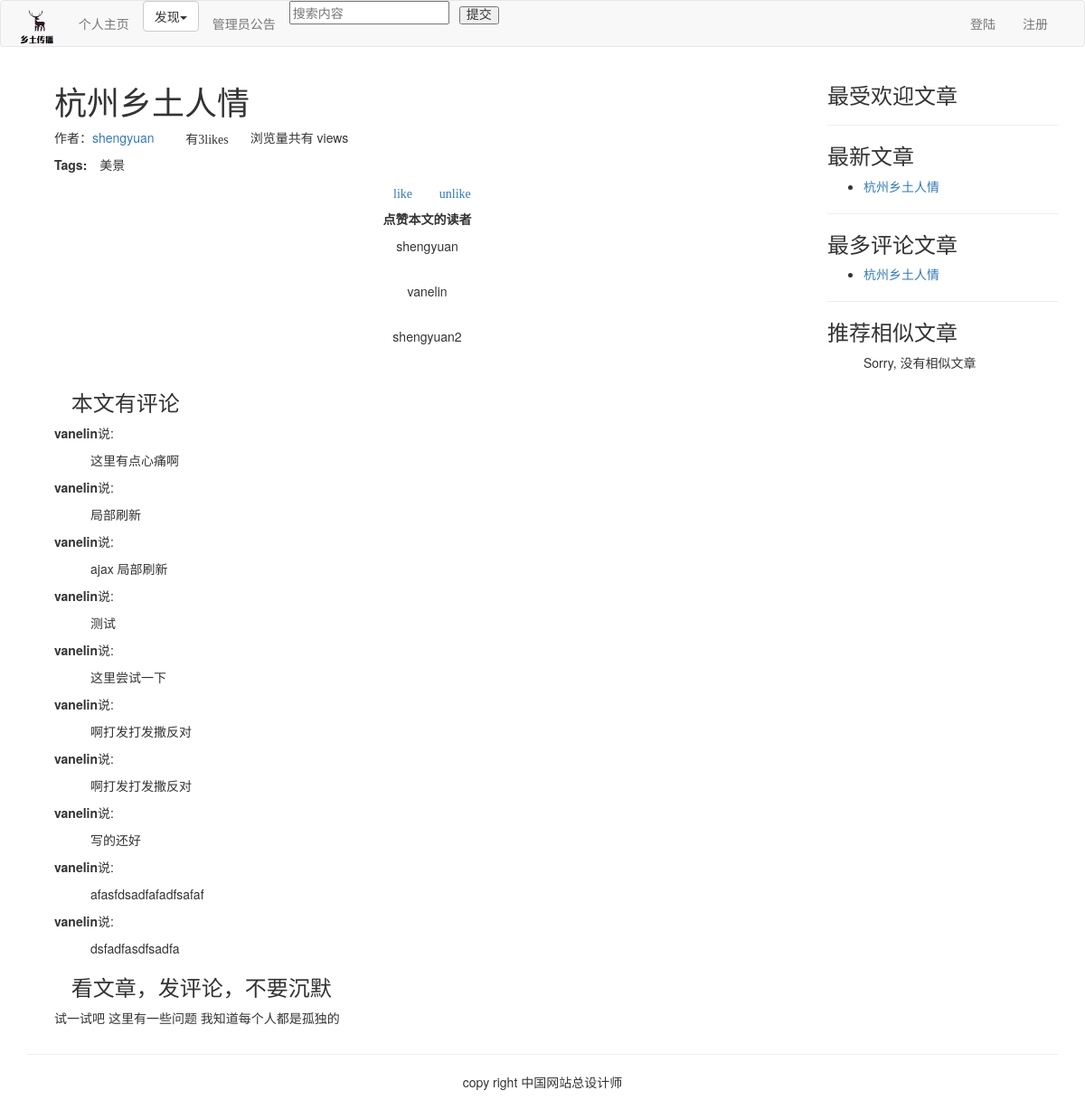
Page /article/article-content/2/Hang-Zhou-Xiang-Tu-Ren-Qing/ on the earlier database version.
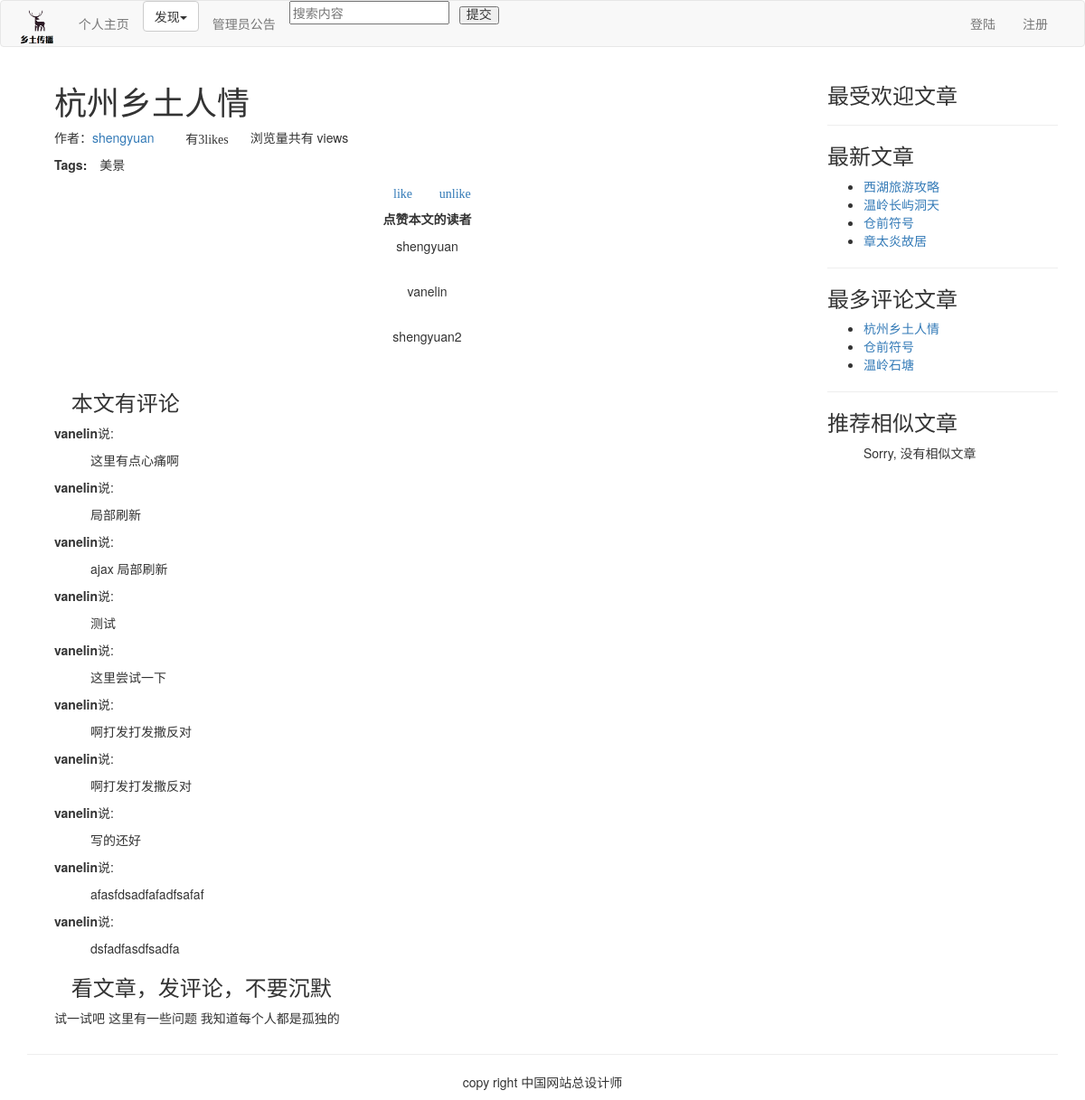
Same page on the later database version.
### article/models.py (models this page shows, shortened)
class Comment(models.Model):
    article = models.ForeignKey(ArticlePost, on_delete=models.CASCADE, related_name="comments")
    commentator = models.ForeignKey(User, on_delete=models.CASCADE,related_name="articles_commentators", blank=True)
    body = models.TextField()
    created = models.DateTimeField(auto_now_add=True)
    isreplaied = models.IntegerField(default=0)
    like = models.ManyToManyField(User, related_name="comment_like", blank=True)
    class Meta:
        ordering = ('-created',)

class ArticlePost(models.Model):
    author = models.ForeignKey(User, on_delete=models.CASCADE, related_name="article")
    title = models.CharField(max_length=200)
    slug = models.SlugField(max_length=500)
    column = models.ForeignKey(ArticleColumn, on_delete=models.CASCADE, related_name="article_column")
    body = models.TextField()
    created = models.DateTimeField(default=timezone.now)
    updated = models.DateTimeField(auto_now=True)
    users_like = models.ManyToManyField(User, related_name="articles_like", blank=True)
    article_tag = models.ManyToManyField(ArticleTag, related_name='article_tag', blank=True)
    class Meta:
        ordering = ("-updated",)
        index_together = (('id', 'slug'),)
    def get_url_path(self):
        return reverse("article:article_content", args=[self.id, self.slug])

class ArticleTag(models.Model):
    author = models.ForeignKey(User, on_delete=models.CASCADE, related_name="tag")
    tag = models.CharField(max_length=500)
    def __str__(self):
        return self.tag

### article/list_views.py (the view)
# urls.py: re_path('article-detail/(?P<id>\d+)/(?P<slug>[-\w]+)/$', views.article_detail, name="article_detail"),
def article_detail(request, id, slug):
    article = get_object_or_404(ArticlePost, id=id, slug=slug)
    total_views = r.incr("article:{}:views".format(article.id))
    r.zincrby('article_ranking', 1, article.id) # 有序集合
    article_ranking = r.zrange("article_ranking", 0, -1, desc=True)[:10]
    article_ranking_ids = [int(id) for id in article_ranking]
    most_viewed = list(ArticlePost.objects.filter(id__in=article_ranking_ids))
    most_viewed.sort(key=lambda x: article_ranking_ids.index(x.id))
    article_tags_ids = article.article_tag.values_list("id", flat=True)
    similar_articles = ArticlePost.objects.filter(article_tag__in=article_tags_ids).exclude(id=article.id)
    similar_articles = similar_articles.annotate(same_tags=Count("article_tag")).order_by('-same_tags', '-created')[:4]
    return render(request, "article/list/article_content.html",
                  {"article": article, "total_views": total_views, "most_viewed": most_viewed,  "similar_articles": similar_articles,"statue":0})

### article/templatetags/article_tags.py (called while the page is built)
@register.inclusion_tag('article/list/latest_articles.html')
def latest_articles(n=5):
    latest_articles = ArticlePost.objects.order_by("-created")[:n]
    return {"latest_articles": latest_articles}

@register.simple_tag
def most_commented_articles(n=3):
    return ArticlePost.objects.annotate(total_comments=Count('comments')).order_by("-total_comments")[:n]

### templates/article/list/article_content.html (shortened to what this page needs)
{% extends "base.html" %}
{% load article_tags %}
{% load staticfiles %}
{% block content %}
{% with total_likes=article.users_like.count users_like=article.users_like.all %}
<div class="container">
    <div class="col-md-9">
        <header>
            <h1>{{ article.title }}</h1>
            <p>
                作者：<a href="{% url 'article:author_articles' article.author.username %}">{{ article.author.username }}</a>
                <span style="margin-left:20px" class="glyphicon glyphicon-thumbs-up">有{{ total_likes }}like{{ total_likes|pluralize }}</span>
                <span style="margin-left:20px">浏览量共有{{ total_views }} view{{ total_views|pluralize}}</span>
            </p>
            <p><span style="margin-right: 10px"><strong>Tags:</strong></span> {{ article.article_tag.all | join:", "}}</p>
        </header>
        <link rel="stylesheet" href="{% static 'editor/css/editormd.preview.css' %}"/>
        <div>
            <p class="text-center">
                <a onclick="like_article({{article.id}}, 'like')" href="#">
                    <span class="glyphicon glyphicon-thumbs-up">like</span>
                </a>
                <a onclick="like_article({{article.id}}, 'unlike')" href="#">
                    <span style="margin-left: 15px;" class="glyphicon glyphicon-thumbs-down">unlike</span>
                </a>
            </p>
        </div>
        <div>
            <p class="text-center"><strong>点赞本文的读者</strong></p>
            {% for user in article.users_like.all %}
            <p class="text-center">{{user.username}}</p>
            {% empty %}
            <p class="text-center">还没有人对此文章表态</p>
            {% endfor %}
        </div>
        {% include 'article/commentform.html' %}
    </div>
    <div class="col-md-3">
        <p class="text-center">
        <h3>最受欢迎文章</h3></p>
        <hr>
        <p class="text-center">
        <h3>最新文章</h3></p>
        {% latest_articles 4 %}
        <hr>
        <p class="text-center">
        <h3>最多评论文章</h3></p>
        {% most_commented_articles as most_comments %}
        <ul>
            {% for comment_article in most_comments %}
            <li>
                <a href="{{comment_article.get_url_path}}">{{ comment_article.title }}</a>
            </li>
            {% endfor %}
        </ul>
        <hr>
        <p class="text-center">
        <h3>推荐相似文章</h3></p>
        <ul>
            {% for similar in similar_articles %}
            <li>
                <p><a href="{{ similar.get_url_path }}">{{ similar.title }}</a></p>
            </li>
            {% empty %}
            <p>Sorry, 没有相似文章</p>
            {% endfor %}
        </ul>
    </div>
</div>
{% endwith %}
{% endblock %}

### templates/article/commentform.html (shortened to what this page needs)
{% load staticfiles %}
<div id="comments">
    <h3><span class="glyphicon glyphicon-bullhorn"></span>本文有{{ comments.count }}评论</h3>
    {% for comment in article.comments.all %}
	    <div>
	        <p><strong>{{ comment.commentator }}</strong>说:</p>
	        <p style="margin-left:40px;">{{ comment.body }}</p>
	    </div>
    {% empty %}
    	<p>没有评论</p>
    {% endfor %}
    <h3><span class="glyphicon glyphicon-send"></span>看文章，发评论，不要沉默</h3>
 {% if user.is_authenticated %}
            <div class="col-sm-10">
                <label class="col-sm-4 ">评论:{{ user.username}}</label>
            </div>
            <div class="col-sm-10" >
                <textarea cols="40" id="comment_content" name="content" rows="10"></textarea>
            </div>
            <div class="col-sm-offset-2 col-sm-10">
                <p  onclick="add_comment({{article.id}},'{{article.slug}}')"  class="btn btn-primary" >评论 </p>
            </div>
{% else %}
    	<p>试一试吧 这里有一些问题  我知道每个人都是孤独的</p>
{% endif %}
</div>

### templates/article/list/latest_articles.html
<ul>
    {% for article in latest_articles %}
    <li>
        <a href="{{ article.get_url_path }}">{{ article.title }}</a>
    </li>
    {% endfor %}
</ul>

Differences in the rows shown:
no longer on one of the page's lists (row unchanged): ArticlePost: title "杭州乡土人情"
added ArticlePost: title "西湖旅游攻略", shown under "最新文章"
added ArticlePost: title "温岭长屿洞天", shown under "最新文章"
added ArticlePost: title "仓前符号"
added ArticlePost: title "章太炎故居", shown under "最新文章"
added ArticlePost: title "温岭石塘", shown under "最多评论文章"
